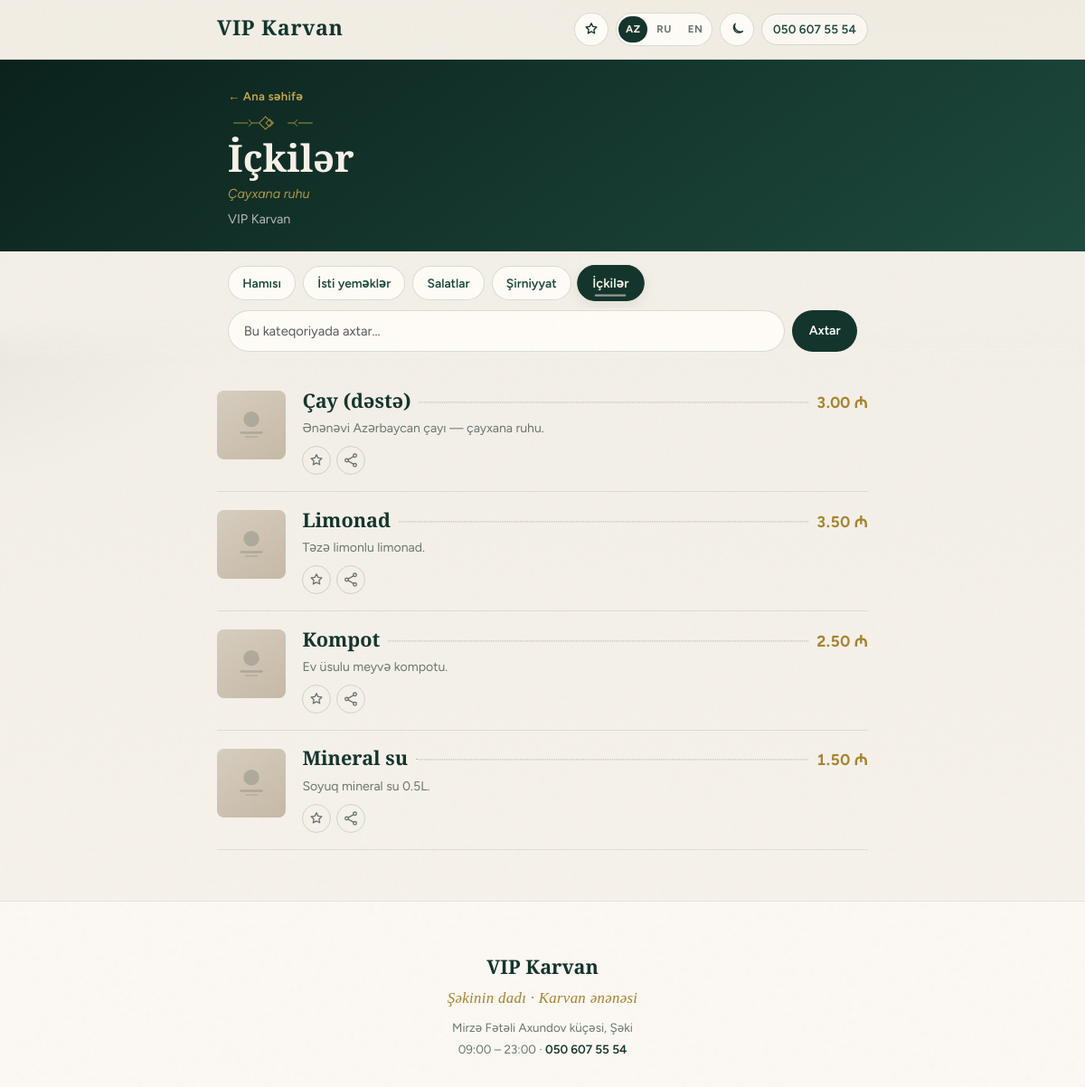
The page /public/menu/ickiler on the database its author committed.
### tables this page shows
CREATE TABLE `categories` (
  `id` INT UNSIGNED NOT NULL AUTO_INCREMENT,
  `name` VARCHAR(120) NOT NULL,
  `name_ru` VARCHAR(120) DEFAULT NULL,
  `name_en` VARCHAR(120) DEFAULT NULL,
  `slug` VARCHAR(140) NOT NULL,
  `image` VARCHAR(255) DEFAULT NULL,
  `sort_order` INT NOT NULL DEFAULT 0,
  `is_active` TINYINT(1) NOT NULL DEFAULT 1,
  `created_at` TIMESTAMP NOT NULL DEFAULT CURRENT_TIMESTAMP,
  `updated_at` TIMESTAMP NOT NULL DEFAULT CURRENT_TIMESTAMP ON UPDATE CURRENT_TIMESTAMP,
  PRIMARY KEY (`id`),
  UNIQUE KEY `uq_categories_slug` (`slug`),
  KEY `idx_categories_active_sort` (`is_active`, `sort_order`)
);

CREATE TABLE `products` (
  `id` INT UNSIGNED NOT NULL AUTO_INCREMENT,
  `category_id` INT UNSIGNED NOT NULL,
  `name` VARCHAR(160) NOT NULL,
  `name_ru` VARCHAR(160) DEFAULT NULL,
  `name_en` VARCHAR(160) DEFAULT NULL,
  `description` TEXT DEFAULT NULL,
  `description_ru` TEXT DEFAULT NULL,
  `description_en` TEXT DEFAULT NULL,
  `price` DECIMAL(10,2) NOT NULL DEFAULT 0.00,
  `image` VARCHAR(255) DEFAULT NULL,
  `sort_order` INT NOT NULL DEFAULT 0,
  `is_active` TINYINT(1) NOT NULL DEFAULT 1,
  `is_available` TINYINT(1) NOT NULL DEFAULT 1,
  `is_featured` TINYINT(1) NOT NULL DEFAULT 0,
  `is_popular` TINYINT(1) NOT NULL DEFAULT 0,
  `view_count` INT UNSIGNED NOT NULL DEFAULT 0,
  `created_at` TIMESTAMP NOT NULL DEFAULT CURRENT_TIMESTAMP,
  `updated_at` TIMESTAMP NOT NULL DEFAULT CURRENT_TIMESTAMP ON UPDATE CURRENT_TIMESTAMP,
  PRIMARY KEY (`id`),
  KEY `idx_products_category` (`category_id`),
  KEY `idx_products_active_sort` (`is_active`, `sort_order`),
  KEY `idx_products_featured` (`is_featured`, `is_active`),
  KEY `idx_products_popular` (`is_popular`, `view_count`, `is_active`),
  CONSTRAINT `fk_products_category`
    FOREIGN KEY (`category_id`) REFERENCES `categories` (`id`)
    ON DELETE CASCADE ON UPDATE CASCADE
);

### app/Views/menu/_product_card.php (the view, shortened to what the rows shown need)
<article class="product-item <?= empty($product['is_available']) ? 'is-unavailable' : '' ?> <?= !empty($product['is_featured']) || !empty($forceFeaturedBadge) ? 'is-featured' : '' ?> <?= !empty($product['is_popular']) || !empty($forcePopularBadge) ? 'is-popular' : '' ?>"
         <?= empty($skipProductAnchor) ? 'id="p-' . (int) ($product['id'] ?? 0) . '"' : '' ?>
         data-product-id="<?= (int) ($product['id'] ?? 0) ?>"
         data-product-name="<?= e(localized($product, 'name')) ?>"
         data-product-price="<?= e(money_azn($product['price'])) ?>">
    <div class="product-media">
        <img src="<?= e(upload_url($product['image'] ?? null)) ?>"
             alt="<?= e(localized($product, 'name')) ?>"
             width="176"
             height="176"
             loading="lazy"
             decoding="async">
    </div>
    <div class="product-body">
        <div class="product-row">
            <h3 class="product-name">
                <?= e(localized($product, 'name')) ?>
            </h3>
            <span class="product-dots" aria-hidden="true"></span>
            <span class="product-price"><?= e(money_azn($product['price'])) ?></span>
        </div>
        <?php
        $desc = localized($product, 'description');
        if ($desc !== ''):
        ?>
            <p class="product-desc"><?= e($desc) ?></p>
        <?php endif; ?>
        <div class="product-actions">
            <button type="button"
                    class="product-action product-fav"
                    data-fav-toggle
                    aria-pressed="false"
                    aria-label="<?= e(__('fav.add')) ?>"
                    title="<?= e(__('fav.add')) ?>">
                <svg viewBox="0 0 24 24" width="18" height="18" aria-hidden="true" fill="none" stroke="currentColor" stroke-width="1.8" stroke-linecap="round" stroke-linejoin="round">
                    <path d="M12 3.6l2.4 4.86 5.36.78-3.88 3.78.92 5.34L12 15.9l-4.8 2.52.92-5.34-3.88-3.78 5.36-.78L12 3.6z"/>
                </svg>
            </button>
            <button type="button"
                    class="product-action product-share"
                    data-share-product
                    aria-label="<?= e(__('share.product')) ?>"
                    title="<?= e(__('share.product')) ?>">
                <svg viewBox="0 0 24 24" width="18" height="18" aria-hidden="true" fill="none" stroke="currentColor" stroke-width="1.8" stroke-linecap="round" stroke-linejoin="round">
                    <circle cx="18" cy="5" r="2.4"/>
                    <circle cx="6" cy="12" r="2.4"/>
                    <circle cx="18" cy="19" r="2.4"/>
                    <path d="M8.2 10.8l7.6-4.4M8.2 13.2l7.6 4.4"/>
                </svg>
            </button>
        </div>
    </div>
</article>

### app/Views/menu/category.php (shortened to what the rows shown need)
<?php
$introKey = 'intro.' . $category['slug'];
$intro = __($introKey);
?>
<section class="page-banner page-banner--heritage">
    <div class="container">
        <a class="back-link" href="<?= e(url()) ?>"><?= e(__('nav.back_home')) ?></a>
        <h1 class="page-title mt-2"><?= e(localized($category, 'name')) ?></h1>
        <?php if ($intro !== null): ?>
            <p class="page-sub page-sub--intro"><?= e($intro) ?></p>
        <?php endif; ?>
        <p class="page-sub"><?= e($settings['restaurant_name'] ?? 'VIP Karvan') ?></p>
    </div>
</section>
<div class="filter-bar">
    <div class="container">
        <div class="category-rail" role="navigation" aria-label="<?= e(__('nav.menu')) ?>">
            <a class="cat-chip" href="<?= e(url()) ?>"><?= e(__('nav.all')) ?></a>
            <?php foreach ($categories as $cat): ?>
                <a class="cat-chip <?= $cat['id'] === $category['id'] ? 'is-active' : '' ?>"
                   href="<?= e(url('menu/' . $cat['slug'])) ?>"><?= e(localized($cat, 'name')) ?></a>
            <?php endforeach; ?>
        </div>
        <form class="search-bar" method="get" action="<?= e(url('menu/' . $category['slug'])) ?>" role="search">
            <input type="search" id="q" name="q" class="form-control search-input" placeholder="<?= e(__('search.placeholder_category')) ?>" value="<?= e($search) ?>">
            <button type="submit" class="btn btn-search"><?= e(__('search.button')) ?></button>
        </form>
    </div>
</div>
<section class="container section-block">
    <?php if (empty($products)): ?>
        <div class="empty-state">
            <p><?= e($search !== '' ? __('search.empty') : __('empty.category_products')) ?></p>
        </div>
    <?php else: ?>
        <div class="product-list">
            <?php
            foreach ($products as $product):
                require __DIR__ . '/_product_card.php';
            endforeach;
            ?>
        </div>
    <?php endif; ?>
</section>

### app/Core/Router.php (shortened to what the rows shown need)
<?php
final class Router
{
    private array $routes = [];
    private function addRoute(string $method, string $path, string $controller, string $action): void
    {
        $normalized = $this->normalizePath($path);
        $this->routes[$method][$normalized] = [
            'controller' => $controller,
            'action' => $action,
        ];
    }
    public function dispatch(string $method, string $uri): void
    {
        $path = parse_url($uri, PHP_URL_PATH) ?: '/';
        $path = $this->stripBasePath($path);
        $path = $this->normalizePath($path);
        $route = $this->routes[$method][$path] ?? null;
        if ($route === null) {
            foreach ($this->routes[$method] ?? [] as $pattern => $candidate) {
                $params = $this->match($pattern, $path);
                if ($params !== null) {
                    $this->invoke($candidate['controller'], $candidate['action'], $params);
                    return;
                }
            }
            return;
        }
    }
    private function invoke(string $controller, string $action, array $params): void
    {
        $instance = new $controller();
        $instance->{$action}(...array_values($params));
    }
    private function match(string $pattern, string $path): ?array
    {
        $regex = preg_replace('#\{([a-zA-Z_][a-zA-Z0-9_]*)\}#', '(?P<$1>[^/]+)', $pattern);
        $regex = '#^' . $regex . '$#';
        if (!preg_match($regex, $path, $matches)) {
            return null;
        }
        $params = [];
        foreach ($matches as $key => $value) {
            if (is_string($key)) {
                $params[$key] = $value;
            }
        }
        return $params;
    }
    private function normalizePath(string $path): string
    {
        $path = '/' . trim($path, '/');
        return $path === '/' ? '/' : rtrim($path, '/');
    }
    private function stripBasePath(string $path): string
    {
        $scriptName = $_SERVER['SCRIPT_NAME'] ?? '';
        $base = str_replace('\\', '/', dirname($scriptName));
        if ($base !== '/' && str_starts_with($path, $base)) {
            $path = substr($path, strlen($base)) ?: '/';
        }
        return $path;
    }
}

### rows shown on the page
categories: name "İçkilər", slug "Çayxana ruhu"
categories: name "İsti yeməklər"
categories: name "Salatlar"
categories: name "Şirniyyat"
products: name "Çay (dəstə)", price "3.00 ₼", description "Ənənəvi Azərbaycan çayı — çayxana ruhu."
products: name "Limonad", price "3.50 ₼", description "Təzə limonlu limonad."
products: name "Kompot", price "2.50 ₼", description "Ev üsulu meyvə kompotu."
products: name "Mineral su", price "1.50 ₼", description "Soyuq mineral su 0.5L."

### other values the page prints
$settings['restaurant_name'] "VIP Karvan"
$label "AZ"
$label "RU"
$label "EN"
$settings['phone'] "050 607 55 54"
setting_localized($settings, 'tagline', 'tagline.fallback') "Şəkinin dadı · Karvan ənənəsi"
